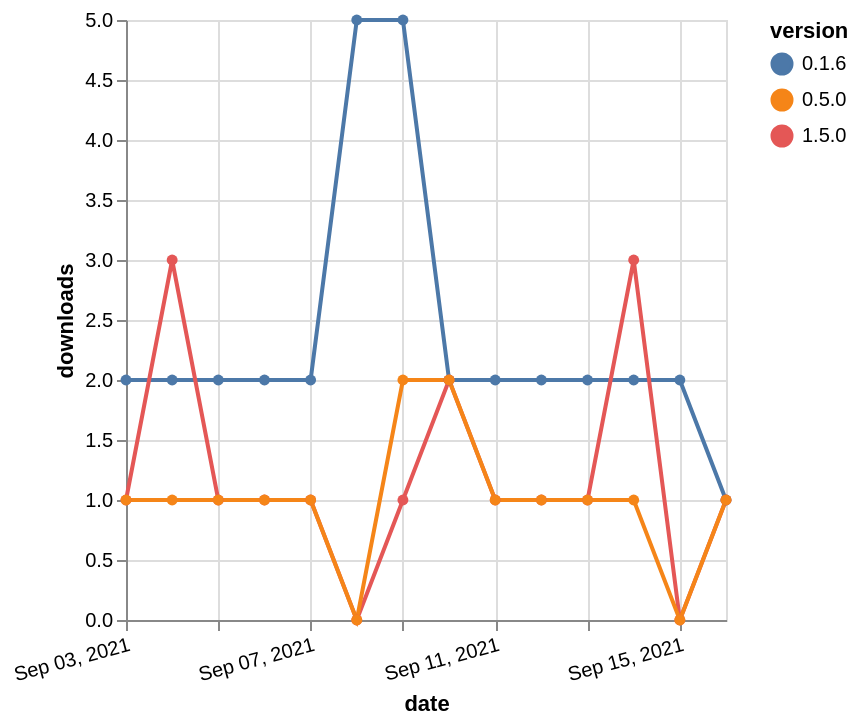

Vega-Lite specification stored for this chart:
### Vega-Lite specification from a JSON file in a GitHub repository (floating-point values rounded to 4 significant figures)
{"$schema": "https://vega.github.io/schema/vega-lite/v5.json", "description": "A simple bar chart with embedded data.", "data": {"values": [{"date": "2021-09-03", "total": 6093, "delta": 2, "version": "0.1.6"}, {"date": "2021-09-04", "total": 6095, "delta": 2, "version": "0.1.6"}, {"date": "2021-09-05", "total": 6097, "delta": 2, "version": "0.1.6"}, {"date": "2021-09-06", "total": 6099, "delta": 2, "version": "0.1.6"}, {"date": "2021-09-07", "total": 6101, "delta": 2, "version": "0.1.6"}, {"date": "2021-09-08", "total": 6106, "delta": 5, "version": "0.1.6"}, {"date": "2021-09-09", "total": 6111, "delta": 5, "version": "0.1.6"}, {"date": "2021-09-10", "total": 6113, "delta": 2, "version": "0.1.6"}, {"date": "2021-09-11", "total": 6115, "delta": 2, "version": "0.1.6"}, {"date": "2021-09-12", "total": 6117, "delta": 2, "version": "0.1.6"}, {"date": "2021-09-13", "total": 6119, "delta": 2, "version": "0.1.6"}, {"date": "2021-09-14", "total": 6121, "delta": 2, "version": "0.1.6"}, {"date": "2021-09-15", "total": 6123, "delta": 2, "version": "0.1.6"}, {"date": "2021-09-16", "total": 6124, "delta": 1, "version": "0.1.6"}, {"date": "2021-09-03", "total": 468, "delta": 1, "version": "1.5.0"}, {"date": "2021-09-04", "total": 471, "delta": 3, "version": "1.5.0"}, {"date": "2021-09-05", "total": 472, "delta": 1, "version": "1.5.0"}, {"date": "2021-09-06", "total": 473, "delta": 1, "version": "1.5.0"}, {"date": "2021-09-07", "total": 474, "delta": 1, "version": "1.5.0"}, {"date": "2021-09-08", "total": 474, "delta": 0, "version": "1.5.0"}, {"date": "2021-09-09", "total": 475, "delta": 1, "version": "1.5.0"}, {"date": "2021-09-10", "total": 477, "delta": 2, "version": "1.5.0"}, {"date": "2021-09-11", "total": 478, "delta": 1, "version": "1.5.0"}, {"date": "2021-09-12", "total": 479, "delta": 1, "version": "1.5.0"}, {"date": "2021-09-13", "total": 480, "delta": 1, "version": "1.5.0"}, {"date": "2021-09-14", "total": 483, "delta": 3, "version": "1.5.0"}, {"date": "2021-09-15", "total": 483, "delta": 0, "version": "1.5.0"}, {"date": "2021-09-16", "total": 484, "delta": 1, "version": "1.5.0"}, {"date": "2021-09-03", "total": 183, "delta": 1, "version": "0.5.0"}, {"date": "2021-09-04", "total": 184, "delta": 1, "version": "0.5.0"}, {"date": "2021-09-05", "total": 185, "delta": 1, "version": "0.5.0"}, {"date": "2021-09-06", "total": 186, "delta": 1, "version": "0.5.0"}, {"date": "2021-09-07", "total": 187, "delta": 1, "version": "0.5.0"}, {"date": "2021-09-08", "total": 187, "delta": 0, "version": "0.5.0"}, {"date": "2021-09-09", "total": 189, "delta": 2, "version": "0.5.0"}, {"date": "2021-09-10", "total": 191, "delta": 2, "version": "0.5.0"}, {"date": "2021-09-11", "total": 192, "delta": 1, "version": "0.5.0"}, {"date": "2021-09-12", "total": 193, "delta": 1, "version": "0.5.0"}, {"date": "2021-09-13", "total": 194, "delta": 1, "version": "0.5.0"}, {"date": "2021-09-14", "total": 195, "delta": 1, "version": "0.5.0"}, {"date": "2021-09-15", "total": 195, "delta": 0, "version": "0.5.0"}, {"date": "2021-09-16", "total": 196, "delta": 1, "version": "0.5.0"}]}, "width": "container", "mark": {"type": "line", "point": {"filled": true}}, "encoding": {"x": {"field": "date", "type": "temporal", "timeUnit": "yearmonthdate", "title": "date", "axis": {"labelAngle": -15}}, "y": {"field": "delta", "type": "quantitative", "title": "downloads"}, "color": {"field": "version", "type": "nominal"}, "tooltip": {"field": "delta"}}}
